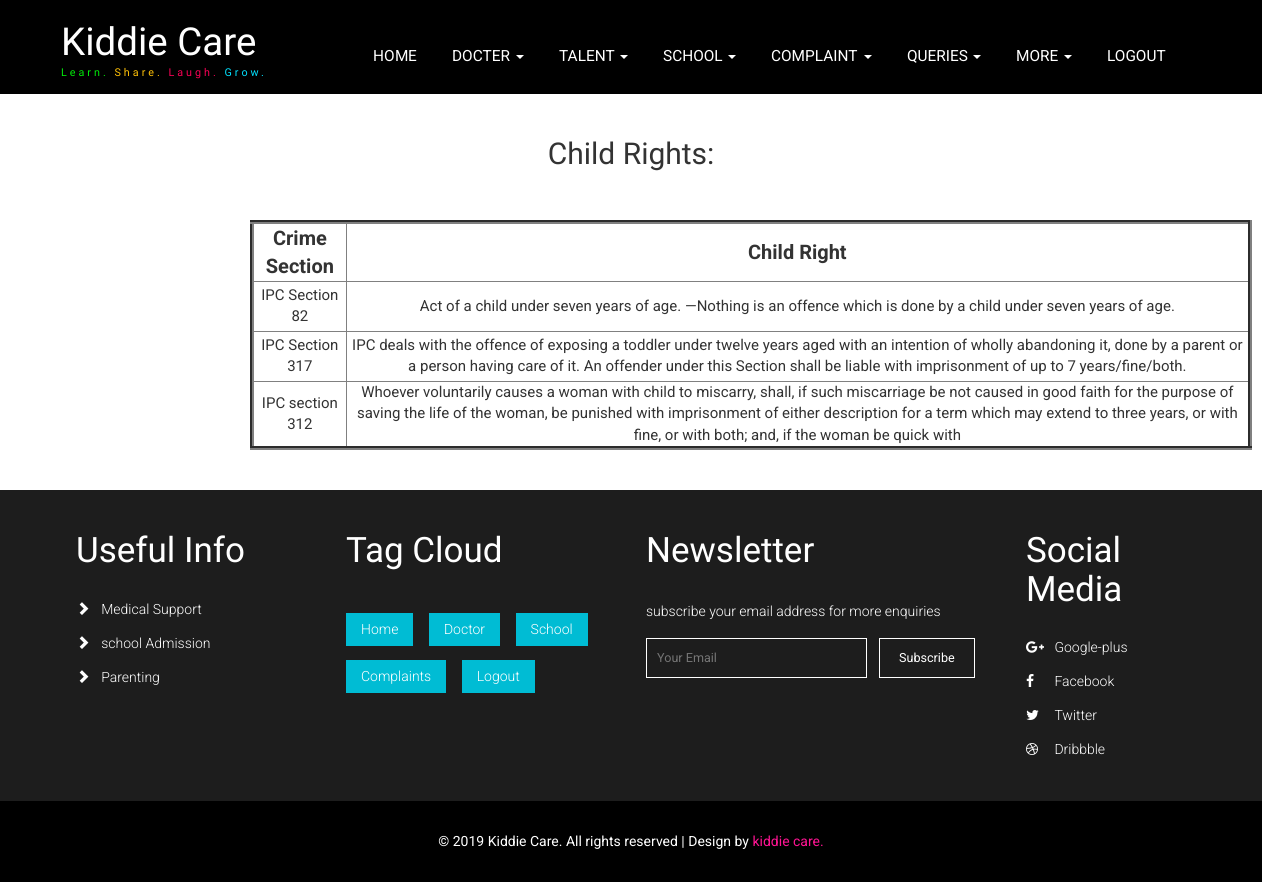
The app's page /uchildrightview (signed in) with its own data.
### kiddiecloud/models.py (models this page shows, shortened)
class AddChildRight(db.Model):
    id = db.Column(db.Integer, primary_key=True)
    user = db.Column(db.String(200))
    crimesection = db.Column(db.String(200), nullable=False)
    childright = db.Column(db.String(200), nullable=False)

### kiddiecloud/routes.py (the view)
@app.route('/uchildrightview')
@login_required
def uchildrightview():
    tasks = AddChildRight.query.all()
    return render_template("uchildrightview.html",tasks = tasks)

### kiddiecloud/models.py (called while the page is built)
@login_manager.user_loader
def load_user(id):
    return User.query.get(int(id))

### kiddiecloud/templates/uchildrightview.html
{% extends 'user_layout.html' %}
{% block content %}
<br><br>
<h2><center>Child Rights:</center></h2>
    <table border="4" style="width:1002px; margin-left:250px; text-align:center; margin-top: 50px;">
        <tr style="font-weight: bold;height: 50px;font-size: 20px;">
            <td>Crime Section</th>
            <td>Child Right</th>
        </tr>
        {% for tasks in tasks %}
            <tr style="font-size: 15px;height: 50px;">
                <td>{{ tasks.crimesection }}</td>
                <td>{{ tasks.childright }}</td>
            </tr>
        {% endfor %}
    </table>
<br><br>
{% endblock %}

### kiddiecloud/static/css/style.css (style rules this page uses)
body { margin:0; font-family: 'Roboto', sans-serif; background: #fff; }
h1,h2,h3,h4,h5,h6 { margin:0; font-family: 'Yanone Kaffeesatz', sans-serif; }

### records on screen
AddChildRight: crimesection "IPC Section 82", childright "Act of a child under seven years of age. —Nothing is an offence which is done by a child under seven years of age."
AddChildRight: crimesection "IPC Section 317", childright "IPC deals with the offence of exposing a toddler under twelve years aged with an intention of wholly abandoning it, done by a parent or a person having care of it. An offender under this Section shall be liable with imprisonment of up to 7 years/fine/both."
AddChildRight: crimesection "IPC section 312", childright "Whoever voluntarily causes a woman with child to miscarry, shall, if such miscarriage be not caused in good faith for the purpose of saving the life of the woman, be punished with imprisonment of either description for a term which may extend to three years, or with fine, or with both; and, if the woman be quick with"
